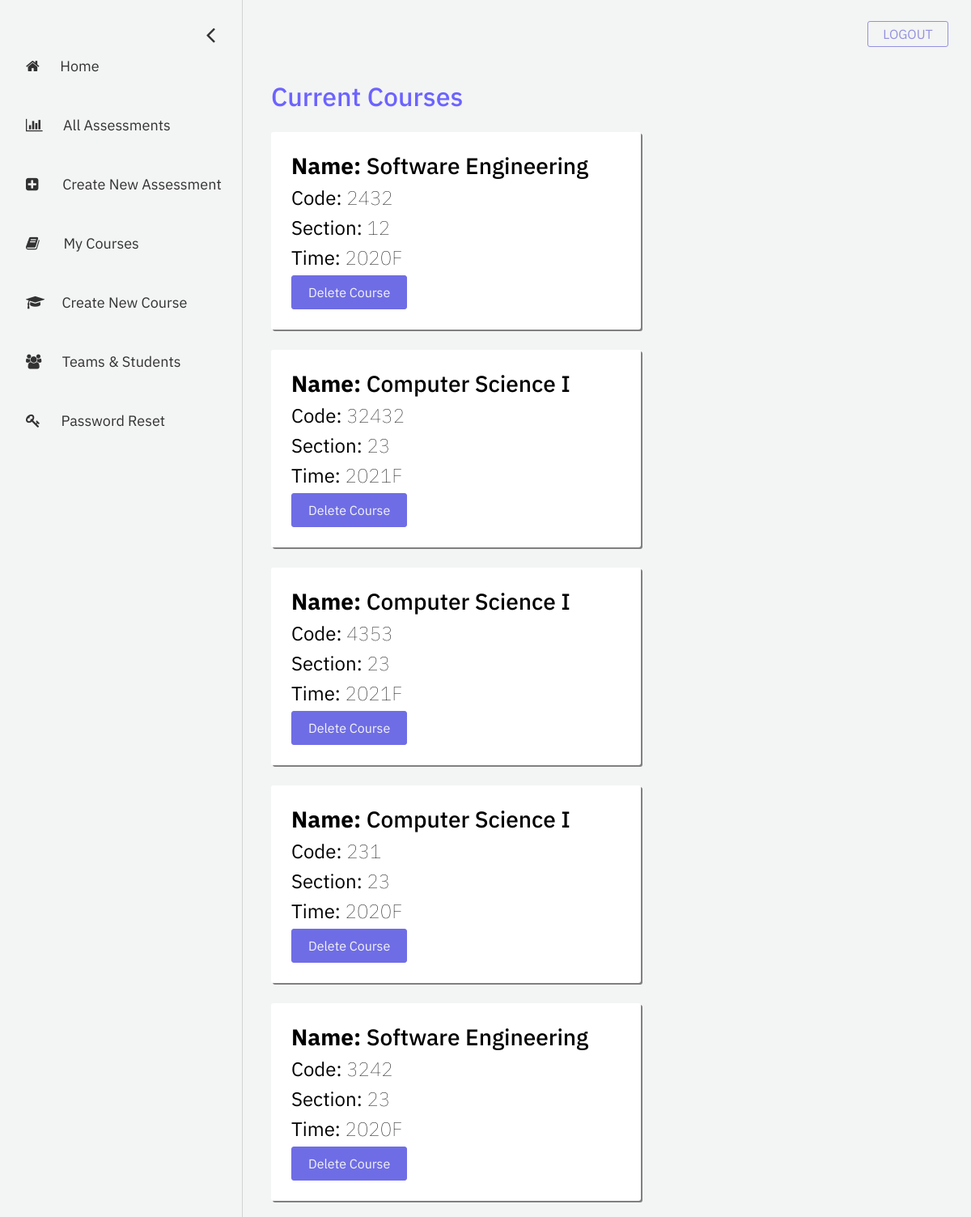
/professor/my-courses, run on an earlier commit of the app's database.
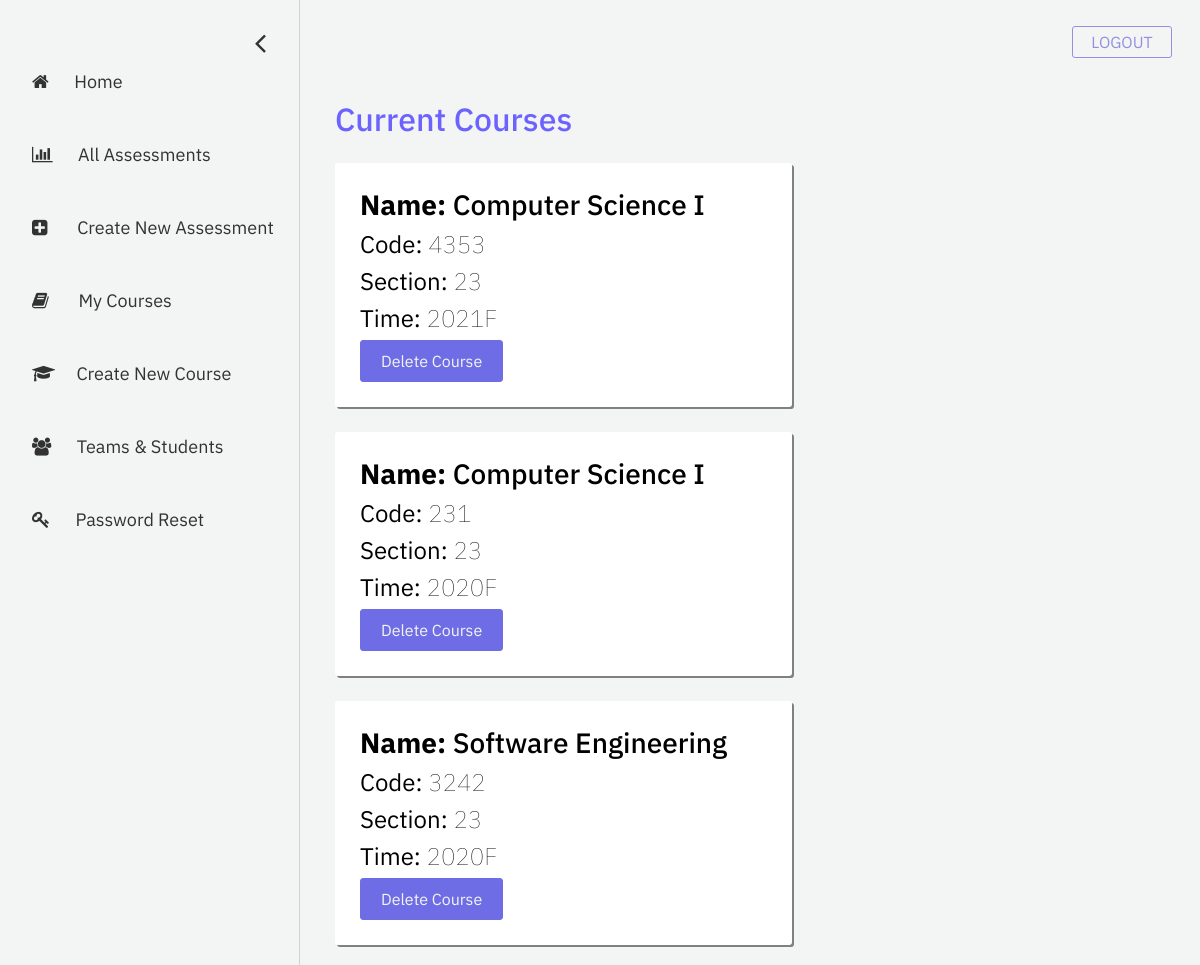
And on a later commit of the database.
### registration/models.py (models this page shows, shortened)
class Course(models.Model):
    course_name = models.CharField("course name", max_length=60)
    course_code = models.IntegerField("course code", unique=True)
    section_number = models.SmallIntegerField("section number")
    year = models.SmallIntegerField("year of realization")
    semester_choices = (
        ('S', 'Spring'),
        ('F', 'Fall'),
    )
    semester = models.CharField("semester of realization", max_length = 1, choices = semester_choices)

### eval_professor/views.py (the view)
# urls.py: path('my-courses', views.my_courses, name='my-courses'),
def my_courses(request):
    course_list = Course.objects.all()
    context = {
        'course_list': course_list,
    }
    return render(request, 'eval_professor/my-courses.html', context = context)

### eval_professor/templates/eval_professor/my-courses.html (shortened to what this page needs)
{% extends 'eval_professor/base-sidebar.html'%}
{% load static %}
{% block content%}
	<div id="main">
		<div class="container">
			<h2 style="color: #6C63FF;">Current Courses</h2>
		</div>
		<div class="container">
			{% if course_list %}
					{% for course in course_list %}
						<div class="column course-box">
									<h3> <b>Name:</b> {{ course.course_name }}</h3>
									<h4> <b>Code:</b> {{ course.course_code }}</h4>
									<h4> <b>Section:</b> {{ course.section_number }}</h4>
									<h4> <b>Time:</b> {{ course.year }}{{ course.semester }}</h4>
									<a class="buttons purple delete-btn" href="{% url 'delete_course' course_id=course.id %}">Delete Course</a>
						</div>
					{% endfor %}
			{% else %}
				<p>No courses are available. </p>
			{% endif %}
		</div>
		</div>
{% endblock %}

What changed in the data, as far as the page shows it:
removed Course: course_name "Software Engineering", course_code "2432", section_number "12", year "2020", semester "F"
removed Course: course_name "Computer Science I", course_code "32432", section_number "23", year "2021", semester "F"
